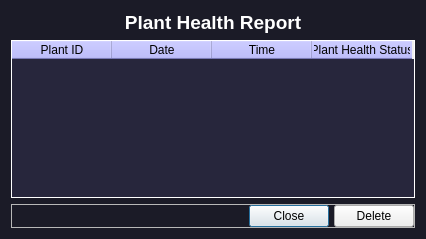
<?xml version="1.0" encoding="UTF-8"?>
<ui version="4.0">
 <class>Dialog</class>
 <widget class="QDialog" name="Dialog">
  <property name="geometry">
   <rect>
    <x>0</x>
    <y>0</y>
    <width>426</width>
    <height>239</height>
   </rect>
  </property>
  <property name="windowTitle">
   <string>Dialog</string>
  </property>
  <property name="styleSheet">
   <string notr="true">QDialog{background-color: #1b1b27;}
#report_table{background-color: #27263c; color: rgb(255, 255, 255);}
QHeaderView::section {background-color: rgb(170, 170, 255);}
QTableCornerButton::section { background-color:rgb(170, 170, 255);}
QTableView::item:selected {color:white; background:#000000; font-weight:900;}</string>
  </property>
  <layout class="QVBoxLayout" name="verticalLayout">
   <item>
    <widget class="QLabel" name="label">
     <property name="font">
      <font>
       <pointsize>14</pointsize>
       <bold>true</bold>
      </font>
     </property>
     <property name="text">
      <string>&lt;html&gt;&lt;head/&gt;&lt;body&gt;&lt;p&gt;&lt;span style=&quot; color:#ffffff;&quot;&gt;Plant Health Report&lt;/span&gt;&lt;/p&gt;&lt;/body&gt;&lt;/html&gt;</string>
     </property>
     <property name="alignment">
      <set>Qt::AlignCenter</set>
     </property>
    </widget>
   </item>
   <item>
    <widget class="QTableWidget" name="report_table">
     <property name="font">
      <font>
       <pointsize>9</pointsize>
       <bold>false</bold>
      </font>
     </property>
     <property name="autoFillBackground">
      <bool>false</bool>
     </property>
     <property name="frameShape">
      <enum>QFrame::Box</enum>
     </property>
     <property name="frameShadow">
      <enum>QFrame::Plain</enum>
     </property>
     <property name="gridStyle">
      <enum>Qt::SolidLine</enum>
     </property>
     <column>
      <property name="text">
       <string>Plant ID</string>
      </property>
     </column>
     <column>
      <property name="text">
       <string>Date</string>
      </property>
     </column>
     <column>
      <property name="text">
       <string>Time</string>
      </property>
     </column>
     <column>
      <property name="text">
       <string>Plant Health Status</string>
      </property>
     </column>
    </widget>
   </item>
   <item>
    <widget class="QFrame" name="frame">
     <property name="frameShape">
      <enum>QFrame::StyledPanel</enum>
     </property>
     <property name="frameShadow">
      <enum>QFrame::Raised</enum>
     </property>
     <layout class="QHBoxLayout" name="horizontalLayout">
      <property name="spacing">
       <number>5</number>
      </property>
      <property name="leftMargin">
       <number>0</number>
      </property>
      <property name="topMargin">
       <number>0</number>
      </property>
      <property name="rightMargin">
       <number>0</number>
      </property>
      <property name="bottomMargin">
       <number>0</number>
      </property>
      <item>
       <widget class="QDialogButtonBox" name="buttonBox">
        <property name="orientation">
         <enum>Qt::Horizontal</enum>
        </property>
        <property name="standardButtons">
         <set>QDialogButtonBox::Close</set>
        </property>
        <property name="centerButtons">
         <bool>false</bool>
        </property>
       </widget>
      </item>
      <item>
       <widget class="QPushButton" name="del_Btn">
        <property name="text">
         <string>Delete</string>
        </property>
       </widget>
      </item>
     </layout>
    </widget>
   </item>
  </layout>
 </widget>
 <resources/>
 <connections>
  <connection>
   <sender>buttonBox</sender>
   <signal>accepted()</signal>
   <receiver>Dialog</receiver>
   <slot>accept()</slot>
   <hints>
    <hint type="sourcelabel">
     <x>248</x>
     <y>254</y>
    </hint>
    <hint type="destinationlabel">
     <x>157</x>
     <y>274</y>
    </hint>
   </hints>
  </connection>
  <connection>
   <sender>buttonBox</sender>
   <signal>rejected()</signal>
   <receiver>Dialog</receiver>
   <slot>reject()</slot>
   <hints>
    <hint type="sourcelabel">
     <x>316</x>
     <y>260</y>
    </hint>
    <hint type="destinationlabel">
     <x>286</x>
     <y>274</y>
    </hint>
   </hints>
  </connection>
 </connections>
</ui>
